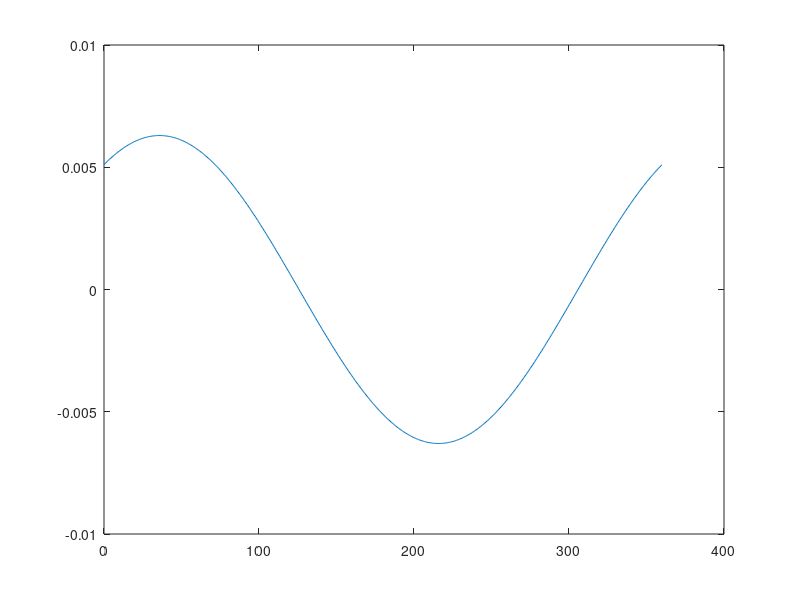

Here is the MATLAB script that generated this plot: (Note: this script raises an error after producing the figure.)
% statOrientEquil.m

%clearvars; close all; clc;

a1 = 0.0051063829787234;
a3 = 0.0191489361702128;
sgma = 0.97;
theta = 0:0.01:2*pi;
mom = 0.5*sin(theta)+a3*sin(theta)+a1*cos(theta)-0.5/sgma*sin(theta);

figure
plot(theta*180/pi,mom)
xline(90);
xline(270);
yline(0);